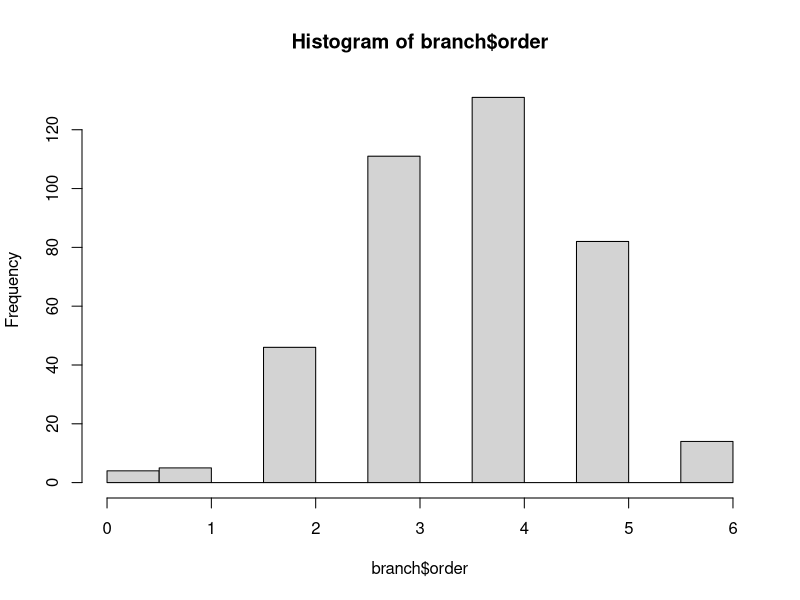
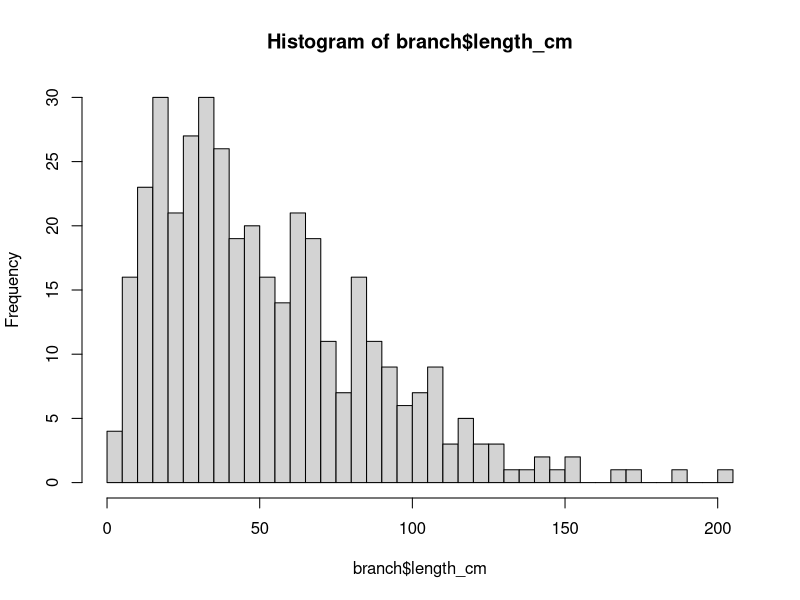
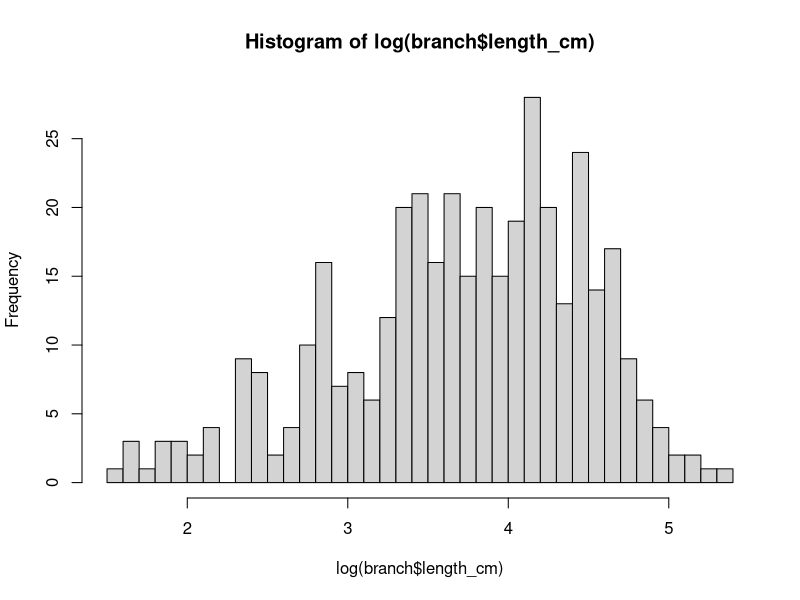
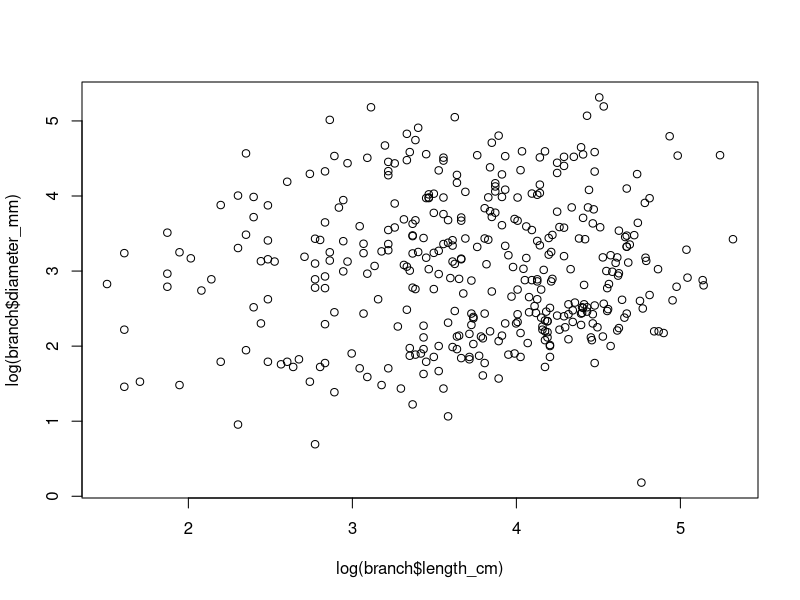

Recreate these plots in R, in order.
###This file summarizes data for the Branching Architecture analysis.

branch <- read.csv("BranchSegments.csv", sep=',', header=T)
twig <- read.csv("TwigSegments.csv", sep=',', header=T)


hist(branch$order)
hist(branch$length_cm, breaks=30) #gamma dist
hist(log(branch$length_cm), breaks=30) #log normal

plot(log(branch$length_cm), log(branch$diameter_mm))
volumelm <- lm(log(branch$diameter)~log(branch$length_cm)) #NS R^2 = 0.003
trees = c(1,7,10,15)

##Branching Ratio
#all 
no_branched <- list()
avg_ratio <- matrix(ncol=2, nrow=15)
for(i in trees){
	tree <- branch[branch$tree==i,]
	no_branched[[i]] <- matrix(ncol=3, nrow=(length(tree[,1])-1))
	for(j in 1:(length(tree[,1])-1)){
		no_branched[[i]][j,1] = j
		no_branched[[i]][j,2] = (length(tree[tree$parent==j,][,1])-1)
		order <- subset(tree, branch==j, select = order)
		no_branched[[i]][j,3] = order[,1]
	}
	tree_lim <- no_branched[[i]][no_branched[[i]][,2]>0,]
	avg_ratio[i,1] = i
	avg_ratio[i,2] = mean(tree_lim[,2])
}
	
#by order
avg_ratio_order <- matrix(ncol=7, nrow=15)
for (i in trees){
	tree_lim <- no_branched[[i]][no_branched[[i]][,2]>1,]
	avg_ratio_order[i,1] = i
	for (j in unique(tree_lim[,3])){
		order <- subset(tree_lim, tree_lim[,3]==j)
		avg_ratio_order[i,(j+1)] = mean(order[,2])
	}
}

##Twigs Summary for 15
branches15 <- length(branch[branch$tree==15,][,1])
summary_twigs <- matrix(ncol=4, nrow=(branches15-1))
for (i in 1:(branches15-1)){
	sub_twig <- twig[twig$parent==i,]
	summary_twigs[i,1] = i
	summary_twigs[i,3] = length(sub_twig[sub_twig$spur=='y',][,1]) #spurs
	summary_twigs[i,4] = length(sub_twig[sub_twig$length==0,][,1]) #scars
	summary_twigs[i,2] =length(sub_twig[,1]-(summary_twigs[i,3]+summary_twigs[i,4])) #twigs
}

write.csv(summary_twigs,"TwigSummary15.csv")